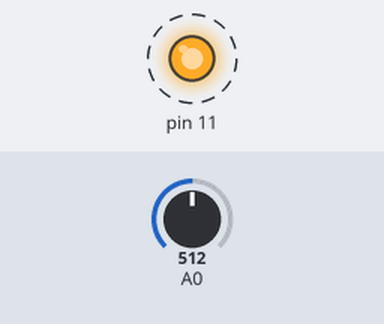
Bench run of a sketch on a simulated Arduino Uno, built with avr-gcc and run on an emulated ATmega328P. Shown: output pins drawn as LEDs (lit = HIGH). Dashed ring = blinking. The inputs (shaded band) are chosen by the test bench; at power-on: A0 = 512. What the sketch prints to the serial monitor is not drawn.

Above: at 20.16 s.
Timing chart, 0 to 25.3 s (numbered marks = the images above):
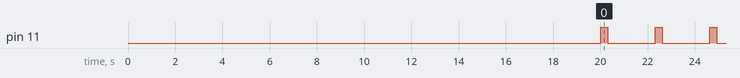

Measured:
- by itself, pin 11: alternates HIGH for 0.30 s and LOW for 2.0 s

The sketch:

Alcohol_Detector.ino
```cpp
float sensorValue;
float sensorVolts;

void setup()
{
 Serial.begin(9600);      // sets the serial port to 9600
 delay(20000);    // allow the MQ-6 to warm up
 pinMode(11, OUTPUT);
}

void loop()
{

 for(int i = 0; i < 100; i++){
     sensorValue = sensorValue + analogRead(0);       // read analog input pin 0
 }

 sensorValue = sensorValue / 100;                  // get average reading
 sensorVolts = sensorValue/1024*5.0;   //convert to voltage
 if(sensorVolts > 1.4){
 digitalWrite(11, HIGH);
 delay(300);
 digitalWrite(11, LOW);
 delay(1000);
 }
 Serial.println(sensorVolts);  // prints the value read
 delay(1000);                        // wait 100ms for next reading
}
```
